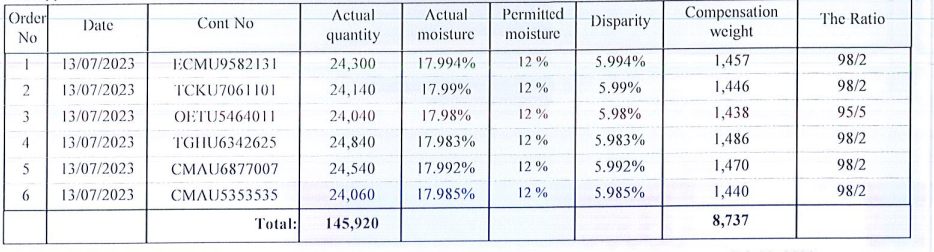
#> input picture data/raw/1.png, 934 x 252 px; its folder holds only this picture in this run
$ jupyter execute --allow-errors table_extraction.ipynb
#> lines starting #> are read from the running program, lines starting #| are printed output that depends on the picture; after the words box and inside, x2 and y2 are one past the last pixel; in counts of white or black regions, pixels touching at a corner belong together
[cell 1]
import subprocess, sys
subprocess.check_call([sys.executable, "-m", "pip", "install",
                       "easyocr", "opencv-python", "pandas", "openpyxl",
                       "pillow", "tqdm", "gradio", "numpy", "-q"])
#> (this line was passed over: subprocess is not available in this run)
print("All installed!")

[cell 2]
import os

DATA_DIR = "data/raw"
images = [f for f in os.listdir(DATA_DIR)
          if f.lower().endswith((".jpg", ".jpeg", ".png"))]

print(f"Found {len(images)} images")
print("\nFirst 5:")
for img in images[:5]:
    print(f"  {img}")

[cell 3]
import os, re
import cv2
import numpy as np
import pandas as pd
import easyocr
from PIL import Image
from tqdm import tqdm

DATA_DIR    = "data/raw"
OUTPUT_DIR  = "output/tables"
os.makedirs(OUTPUT_DIR, exist_ok=True)

print("Loading EasyOCR...")
#> (the rest of this cell did not finish here and is left out)

[cell 4]
def preprocess(img_path):
    img = cv2.imread(img_path)
    h, w = img.shape[:2]
    if w < 1200:
        scale = 1200 / w
        img   = cv2.resize(img, (1200, int(h * scale)),
                           interpolation=cv2.INTER_CUBIC)
    gray    = cv2.cvtColor(img, cv2.COLOR_BGR2GRAY)
    gray    = cv2.GaussianBlur(gray, (3, 3), 0)
    binary  = cv2.adaptiveThreshold(gray, 255,
                                    cv2.ADAPTIVE_THRESH_GAUSSIAN_C,
                                    cv2.THRESH_BINARY_INV, 15, 8)
    return img, gray, binary

def detect_table(img, binary):
    kernel  = cv2.getStructuringElement(cv2.MORPH_RECT, (5, 5))
    dilated = cv2.dilate(binary, kernel, iterations=3)
    contours, _ = cv2.findContours(dilated, cv2.RETR_EXTERNAL,
                                   cv2.CHAIN_APPROX_SIMPLE)
    if not contours:
        return None
    h, w = img.shape[:2]
    best, best_area = None, 0
    for cnt in contours:
        x, y, cw, ch = cv2.boundingRect(cnt)
        area = cw * ch
        if area > 0.10 * h * w and area > best_area:
            best      = (x, y, cw, ch)
            best_area = area
    return best

def has_borders(gray_crop):

    h, w = gray_crop.shape
    h_kernel = cv2.getStructuringElement(cv2.MORPH_RECT, (w // 4, 1))
    h_lines  = cv2.morphologyEx(~gray_crop, cv2.MORPH_OPEN, h_kernel)
    v_kernel = cv2.getStructuringElement(cv2.MORPH_RECT, (1, h // 4))
    v_lines  = cv2.morphologyEx(~gray_crop, cv2.MORPH_OPEN, v_kernel)
    h_score  = np.sum(h_lines) / (255 * h * w)
    v_score  = np.sum(v_lines) / (255 * h * w)
    return (h_score + v_score) > 0.02

def detect_grid_bordered(gray_crop):

    h, w = gray_crop.shape

    h_kernel = cv2.getStructuringElement(cv2.MORPH_RECT, (w // 4, 1))
    h_lines  = cv2.morphologyEx(~gray_crop, cv2.MORPH_OPEN, h_kernel)
    h_proj   = np.sum(h_lines, axis=1) / 255

    row_ys = [0]
    for i in range(1, h - 1):
        if h_proj[i] > w * 0.3:
            if i - row_ys[-1] > 10:
                row_ys.append(i)
    if row_ys[-1] < h - 10:
        row_ys.append(h)

    v_kernel = cv2.getStructuringElement(cv2.MORPH_RECT, (1, h // 4))
    v_lines  = cv2.morphologyEx(~gray_crop, cv2.MORPH_OPEN, v_kernel)
    v_proj   = np.sum(v_lines, axis=0) / 255

    col_xs = [0]
    for i in range(1, w - 1):
        if v_proj[i] > h * 0.3:
            if i - col_xs[-1] > 10:
                col_xs.append(i)
    if col_xs[-1] < w - 10:
        col_xs.append(w)

    return row_ys, col_xs

# [68 lines left out: functions detect_grid_borderless, ocr_row, not called in this run]

def extract_cells_bordered(gray_crop, row_ys, col_xs):
    """Cell-by-cell extraction for bordered tables"""
    rows_data = []
    for r in range(len(row_ys) - 1):
        y1, y2 = row_ys[r], row_ys[r + 1]
        if y2 - y1 < 8:
            continue
        row = []
        for c in range(len(col_xs) - 1):
            x1, x2 = col_xs[c], col_xs[c + 1]
            if x2 - x1 < 8:
                continue
            cell   = gray_crop[y1:y2, x1:x2]
            ch, cw = cell.shape
            scale  = max(1, 60 // ch, 100 // cw)
            if scale > 1:
                cell = cv2.resize(cell, (cw * scale, ch * scale),
                                  interpolation=cv2.INTER_CUBIC)
            kernel = np.array([[0,-1,0],[-1,5,-1],[0,-1,0]])
            cell   = cv2.filter2D(cell, -1, kernel)
            _, cell = cv2.threshold(cell, 0, 255,
                                    cv2.THRESH_BINARY + cv2.THRESH_OTSU)
            cell   = cv2.copyMakeBorder(cell, 10, 10, 10, 10,
                                        cv2.BORDER_CONSTANT, value=255)
            result = reader.readtext(cell, detail=0, paragraph=True)
            text   = " ".join(result).strip()
            row.append(text)
        if any(t.strip() for t in row):
            rows_data.append(row)
    return rows_data

# [22 lines left out: functions extract_rows_borderless, save_table, not called in this run]

print("Functions reloaded!")

[cell 5]
test_img = "data/raw/6.png"
#> (the rest of this cell did not finish here and is left out)

bbox              = detect_table(img, binary)

if bbox:
    x, y, w, h = bbox
    gray_crop  = gray[y:y+h, x:x+w]
else:
    gray_crop = gray

row_ys    = detect_rows(gray_crop)
rows_data = extract_rows(gray_crop, row_ys)

print(f"Rows detected: {len(row_ys)-1}")
print(f"Data rows extracted: {len(rows_data)}")
for i, row in enumerate(rows_data[:4]):
    print(f"Row {i}: {row}")

[cell 6]
from PIL import Image
#> (the rest of this cell did not finish here and is left out)

[cell 7]
SUPPORTED   = (".jpg", ".jpeg", ".png")
#> SUPPORTED = ('.jpg', '.jpeg', '.png')
image_files = sorted([f for f in os.listdir(DATA_DIR)
                      if f.lower().endswith(SUPPORTED)])
#> image_files = ['1.png']

results = []
print(f"Processing {len(image_files)} images...\n")
#> (printed output is left out)

for fname in tqdm(image_files):
    img_path = os.path.join(DATA_DIR, fname)
    stem     = os.path.splitext(fname)[0]
    out_path = os.path.join(OUTPUT_DIR, f"{stem}_table.xlsx")

    try:
        img, gray, binary = preprocess(img_path)
#> call 2 of preprocess, with img_path = 'data/raw/1.png'
#> in preprocess, img is the input picture: shape (252, 934, 3); mean B, G, R 239.6, 236.2, 234.1
#> in preprocess (call 2), `img   = cv2.resize(img, (1200, int(h * scale)), interpolation=cv2.INTE..`:
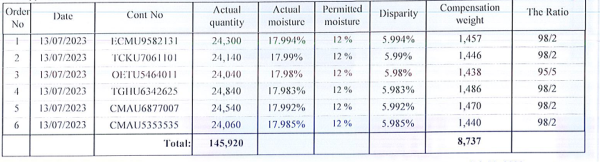
#> img: shape (323, 1200, 3) (shown at 1/2 size); mean B, G, R 239.2, 235.9, 233.8
#> in preprocess (call 2), `gray    = cv2.GaussianBlur(gray, (3, 3), 0)`:
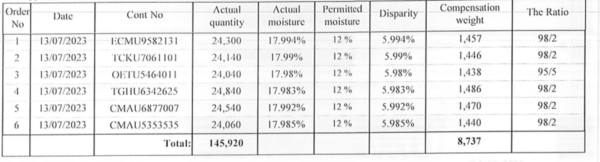
#> gray: shape (323, 1200) (shown at 1/2 size); min 26, max 255, mean 235.7
#> in preprocess (call 2), `binary  = cv2.adaptiveThreshold(gray, 255, cv2.ADAPTIVE_THRESH_GAUSSIA..`:
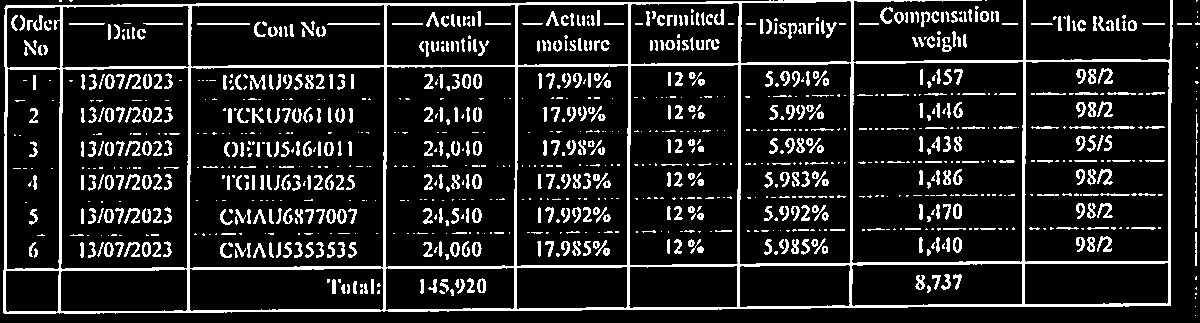
#> binary: shape (323, 1200); 13.8% white; 1125 white regions (551 under 20 px), largest, box (x1, y1, x2, y2) and area: (3, 0, 1173, 314) 21484, (1097, 169, 1113, 185) 119, (1097, 236, 1112, 252) 117
        bbox              = detect_table(img, binary)
#> in detect_table, `dilated = cv2.dilate(binary, kernel, iterations=3)`:
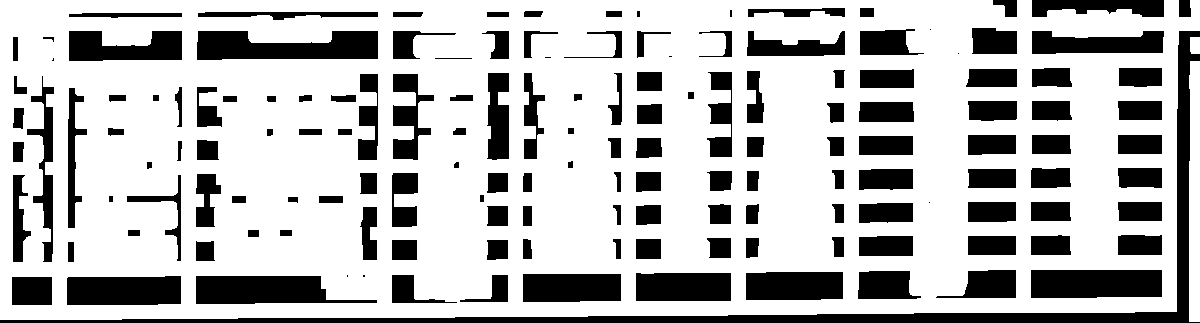
#> dilated: shape (323, 1200); 73% white; 152 black regions (10 under 20 px)
#> in detect_table, `contours, _ = cv2.findContours(dilated, cv2.RETR_EXTERNAL, cv2.CHAIN_A..`: contours = 3 contours; box (x1, y1, x2, y2) and area: (0, 0, 1200, 320) 369337, (1189, 61, 1200, 322) 2514, (1190, 37, 1200, 54) 142
#> the loop in detect_table, `for cnt in contours:` made 3 passes
#> (x, y, cw, ch, area, best_area) on pass 3: (0, 0, 1200, 320, 384000, 384000)
#> after the loop in detect_table, `for cnt in contours:`: best_area = 384000
#> bbox = (0, 0, 1200, 320)

        if bbox:
            x, y, w, h = bbox
#> x = 0; y = 0; w = 1200; h = 320
            gray_crop  = gray[y:y+h, x:x+w]
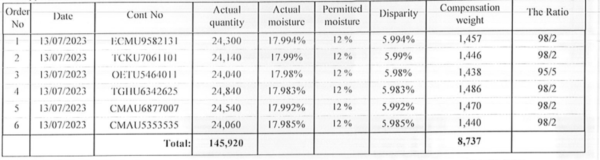
#> gray_crop: shape (320, 1200) (shown at 1/2 size); min 26, max 255, mean 235.6
        else:
            gray_crop  = gray

        if has_borders(gray_crop):
#> in has_borders, `h_lines  = cv2.morphologyEx(~gray_crop, cv2.MORPH_OPEN, h_kernel)`:
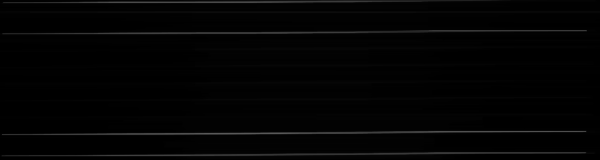
#> h_lines: shape (320, 1200) (shown at 1/2 size); min 0, max 92, mean 3.5
#> in has_borders, `v_lines  = cv2.morphologyEx(~gray_crop, cv2.MORPH_OPEN, v_kernel)`:
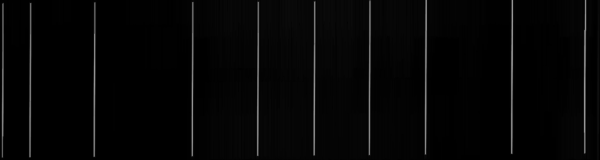
#> v_lines: shape (320, 1200) (shown at 1/2 size); min 0, max 180, mean 5.2
#> in has_borders, `h_score  = np.sum(h_lines) / (255 * h * w)`: h_score = 0.0138
#> in has_borders, `v_score  = np.sum(v_lines) / (255 * h * w)`: v_score = 0.0206
            row_ys, col_xs = detect_grid_bordered(gray_crop)
#> in detect_grid_bordered, `h, w = gray_crop.shape`: h = 320; w = 1200
#> in detect_grid_bordered, `h_proj   = np.sum(h_lines, axis=1) / 255`: h_proj = 320 values, max 193.7 at index 4, min 1.24 at index 154, mean 16.52
#> after the loop in detect_grid_bordered, `for i in range(1, h - 1):`: row_ys = [0]
#> in detect_grid_bordered, `v_kernel = cv2.getStructuringElement(cv2.MORPH_RECT, (1, h // 4))`: v_kernel = 80 values from 1 to 1
#> in detect_grid_bordered, `v_proj   = np.sum(v_lines, axis=0) / 255`: v_proj = 1200 values, max 178.1 at index 1024, min 0 at index 13, mean 6.59
#> after the loop in detect_grid_bordered, `for i in range(1, w - 1):`: col_xs = [0, 59, 188, 384, 515, 628, 738, 850, 1023, 1168]
#> row_ys = [0, 320]; col_xs = [0, 59, 188, 384, 515, 628, 738, 850, 1023, 1168, 1200]
#> the loop in extract_cells_bordered, `for r in range(len(row_ys) - 1):` made 1 pass
#> after the loop in extract_cells_bordered, `for r in range(len(row_ys) - 1):`:
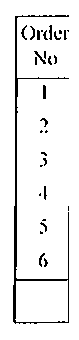
#> cell: shape (340, 79); 93.6% white; black in thin lines or dots, all inside (x1, y1, x2, y2) = (13, 15, 69, 324)
#> after the loop in extract_cells_bordered, `for r in range(len(row_ys) - 1):`: rows_data = []
            rows_data      = extract_cells_bordered(gray_crop, row_ys, col_xs)
            table_type     = "bordered"
        else:
            row_ys, _  = detect_grid_borderless(gray_crop)
            rows_data  = extract_rows_borderless(gray_crop, row_ys)
            table_type = "borderless"

        df   = save_table(rows_data, out_path)
        rows = len(df) if df is not None else 0
        cols = len(df.columns) if df is not None else 0

        results.append({
            "file":        fname,
            "table_type":  table_type,
            "table_found": bbox is not None,
            "rows":        rows,
            "cols":        cols,
            "cells":       rows * cols,
            "status":      "success"
        })

    except Exception as e:
        print(f"Error on {fname}: {e}")
#| Error on 1.png: name 'reader' is not defined
        results.append({
            "file": fname, "table_type": "unknown",
            "table_found": False, "rows": 0,
            "cols": 0, "cells": 0,
            "status": f"error: {e}"
        })

results_df = pd.DataFrame(results)
#> results_df = table of 1 rows and 7 columns
results_df.to_excel("output/pipeline_summary.xlsx", index=False)
print("\nDone!")
print(f"\nBordered tables  : {(results_df['table_type']=='bordered').sum()}")
#| Bordered tables  : 0
print(f"Borderless tables: {(results_df['table_type']=='borderless').sum()}")
#| Borderless tables: 0

[cell 8]
import numpy as np

total        = len(results_df)
#> total = 1
found        = results_df["table_found"].sum()
#> found = 0
success      = (results_df["status"] == "success").sum()
#> success = 0
avg_rows     = results_df[results_df["rows"] > 0]["rows"].mean()
#> avg_rows = nan
avg_cols     = results_df[results_df["cols"] > 0]["cols"].mean()
#> avg_cols = nan
avg_cells    = results_df[results_df["cells"] > 0]["cells"].mean()
#> avg_cells = nan
detection_rt = found / total * 100
#> detection_rt = 0
success_rt   = success / total * 100
#> success_rt = 0

print("\n" + "="*55)
print("  TABLE EXTRACTION METRICS")
print("="*55)
print(f"  Images processed       : {total}")
#|   Images processed       : 1
print(f"  Table detected         : {found}/{total} → {detection_rt:.1f}%")
#|   Table detected         : 0/1 → 0.0%
print(f"  Successfully extracted : {success}/{total} → {success_rt:.1f}%")
#|   Successfully extracted : 0/1 → 0.0%
print(f"  Avg rows per table     : {avg_rows:.1f}")
#|   Avg rows per table     : nan
print(f"  Avg cols per table     : {avg_cols:.1f}")
#|   Avg cols per table     : nan
print(f"  Avg cells per table    : {avg_cells:.1f}")
#|   Avg cells per table    : nan
print(f"  Excel files saved to   : output/tables/")

print(f"""
RESUME BULLET:
──────────────────────────────────────────────────────
Built a table extraction pipeline on {total} scanned
document images using OpenCV + EasyOCR; achieved
{detection_rt:.0f}% table detection rate and {success_rt:.0f}% successful
extraction rate; avg {avg_rows:.0f} rows x {avg_cols:.0f} cols reconstructed
per table, exported to structured Excel files.
──────────────────────────────────────────────────────
""")
#| RESUME BULLET:
#| ──────────────────────────────────────────────────────
#| Built a table extraction pipeline on 1 scanned
#| document images using OpenCV + EasyOCR; achieved
#| 0% table detection rate and 0% successful
#| extraction rate; avg nan rows x nan cols reconstructed
#> (further printed lines are left out)

$ run again, on data/raw/10.jpg
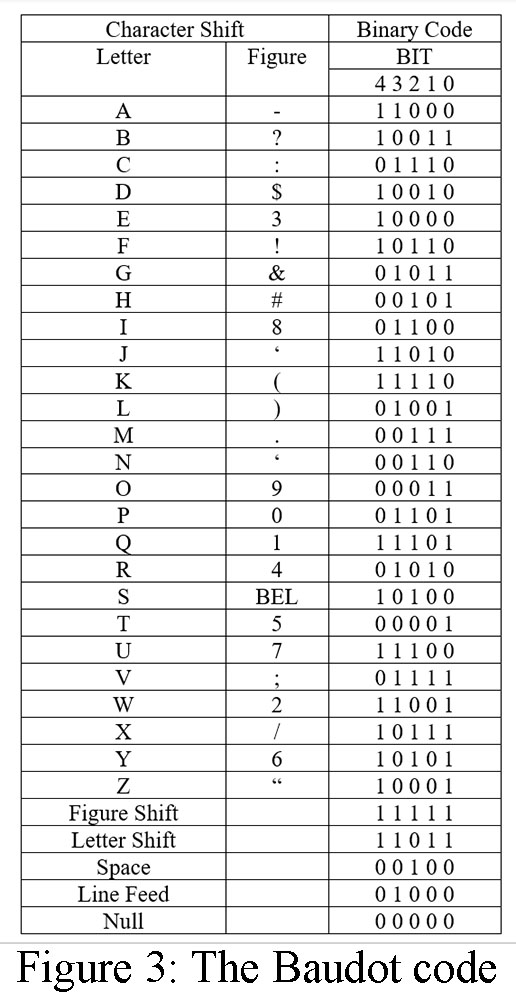
#> input picture data/raw/10.jpg, 516 x 1000 px
#> SUPPORTED = ('.jpg', '.jpeg', '.png')
#> image_files = ['10.jpg']
#> (printed output is left out)
#> in preprocess, img is the input picture: shape (1000, 516, 3); min 0, max 255, mean 235.2
#> img: shape (2325, 1200, 3)
#> in preprocess (call 2), `binary  = cv2.adaptiveThreshold(gray, 255, cv2.ADAPTIVE_THRESH_GAUSSIA..`:
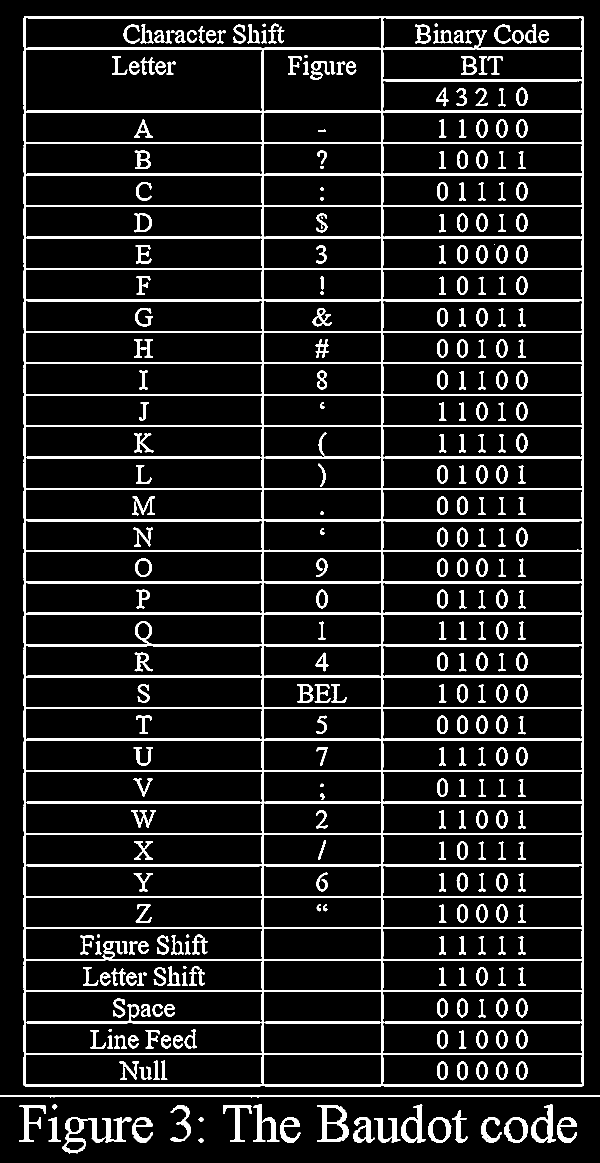
#> binary: shape (2325, 1200) (shown at 1/2 size); 10.7% white; 330 white regions (3 under 20 px), largest, box (x1, y1, x2, y2) and area: (47, 32, 1168, 2173) 189933, (0, 2191, 1200, 2195) 3610, (634, 2210, 698, 2284) 1805
#> dilated: shape (2325, 1200); 41.5% white; 14 white regions
#> contours = 9 contours; largest, box (x1, y1, x2, y2) and area: (41, 26, 1174, 2179) 2436047, (628, 2202, 942, 2292) 20037, (33, 2202, 311, 2313) 17597, (0, 2185, 1200, 2201) 16835, (957, 2202, 1160, 2292) 12271
#> the loop in detect_table, `for cnt in contours:` made 9 passes
#> (x, y, cw, ch, area, best_area) on pass 9: (41, 26, 1133, 2153, 2439349, 2439349)
#> after the loop in detect_table, `for cnt in contours:`: best_area = 2439349
#> bbox = (41, 26, 1133, 2153)
#> `x, y, w, h = bbox`: x = 41; y = 26; w = 1133; h = 2153
#> h_score = 0.0407
#> v_score = 0.00894
#> in detect_grid_bordered, `h, w = gray_crop.shape`: h = 2153; w = 1133
#> h_proj = 2153 values, max 781.8 at index 1767, min 0 at index 2, mean 46.09
#> after the loop in detect_grid_bordered, `for i in range(1, h - 1):`: row_ys = 34 values from 0 to 2143
#> in detect_grid_bordered, `v_kernel = cv2.getStructuringElement(cv2.MORPH_RECT, (1, h // 4))`: v_kernel = 538 values from 1 to 1
#> v_proj = 1133 values, max 1422.7 at index 8, min 0 at index 0, mean 19.25
#> after the loop in detect_grid_bordered, `for i in range(1, w - 1):`: col_xs = [0, 482, 722, 1122]
#> `row_ys, col_xs = detect_grid_bordered(gray_crop)`: row_ys = 34 values from 0 to 2143; col_xs = [0, 482, 722, 1122, 1133]
#> the loop in extract_cells_bordered, `for r in range(len(row_ys) - 1):` made 1 pass
#> (y1, y2) on pass 1: (0, 69)
#> after the loop in extract_cells_bordered, `for r in range(len(row_ys) - 1):`:
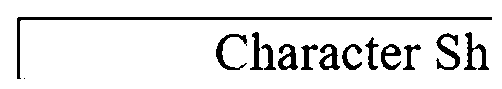
#> cell: shape (89, 502); 89.8% white; 14 black regions (1 under 20 px), largest, box (x1, y1, x2, y2) and area: (17, 17, 492, 79) 1603, (436, 33, 460, 70) 358, (464, 32, 489, 70) 348
#> after the loop in extract_cells_bordered, `for r in range(len(row_ys) - 1):`: rows_data = []
#| Error on 10.jpg: name 'reader' is not defined
#> results_df = table of 1 rows and 7 columns
#| Bordered tables  : 0
#| Borderless tables: 0
#> total = 1
#> found = 0
#> avg_rows = nan
#> detection_rt = 0
#|   Images processed       : 1
#|   Table detected         : 0/1 → 0.0%
#|   Successfully extracted : 0/1 → 0.0%
#|   Avg rows per table     : nan
#|   Avg cols per table     : nan
#|   Avg cells per table    : nan
#| RESUME BULLET:
#| ──────────────────────────────────────────────────────
#| Built a table extraction pipeline on 1 scanned
#| document images using OpenCV + EasyOCR; achieved
#| 0% table detection rate and 0% successful
#| extraction rate; avg nan rows x nan cols reconstructed
#> (further printed lines are left out)
